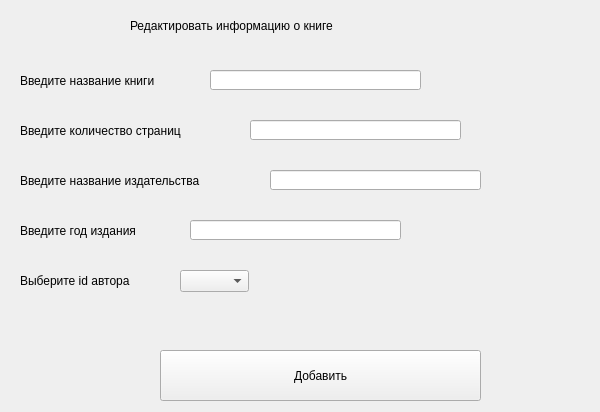
<?xml version="1.0" encoding="UTF-8"?>
<ui version="4.0">
 <class>MainWindow</class>
 <widget class="QMainWindow" name="MainWindow">
  <property name="geometry">
   <rect>
    <x>0</x>
    <y>0</y>
    <width>600</width>
    <height>412</height>
   </rect>
  </property>
  <property name="windowTitle">
   <string>MainWindow</string>
  </property>
  <widget class="QWidget" name="centralwidget">
   <widget class="QLabel" name="label">
    <property name="geometry">
     <rect>
      <x>130</x>
      <y>0</y>
      <width>381</width>
      <height>51</height>
     </rect>
    </property>
    <property name="styleSheet">
     <string notr="true">font: 75 16pt &quot;MS Shell Dlg 2&quot;;</string>
    </property>
    <property name="text">
     <string>Редактировать информацию о книге</string>
    </property>
   </widget>
   <widget class="QLabel" name="label_2">
    <property name="geometry">
     <rect>
      <x>20</x>
      <y>70</y>
      <width>181</width>
      <height>21</height>
     </rect>
    </property>
    <property name="styleSheet">
     <string notr="true">font: 12pt &quot;MS Shell Dlg 2&quot;;</string>
    </property>
    <property name="text">
     <string>Введите название книги</string>
    </property>
   </widget>
   <widget class="QLineEdit" name="nameField">
    <property name="geometry">
     <rect>
      <x>210</x>
      <y>70</y>
      <width>211</width>
      <height>20</height>
     </rect>
    </property>
   </widget>
   <widget class="QLabel" name="label_3">
    <property name="geometry">
     <rect>
      <x>20</x>
      <y>120</y>
      <width>221</width>
      <height>21</height>
     </rect>
    </property>
    <property name="styleSheet">
     <string notr="true">font: 12pt &quot;MS Shell Dlg 2&quot;;</string>
    </property>
    <property name="text">
     <string>Введите количество страниц</string>
    </property>
   </widget>
   <widget class="QLineEdit" name="pagesField">
    <property name="geometry">
     <rect>
      <x>250</x>
      <y>120</y>
      <width>211</width>
      <height>20</height>
     </rect>
    </property>
   </widget>
   <widget class="QLabel" name="label_4">
    <property name="geometry">
     <rect>
      <x>20</x>
      <y>170</y>
      <width>241</width>
      <height>21</height>
     </rect>
    </property>
    <property name="styleSheet">
     <string notr="true">font: 12pt &quot;MS Shell Dlg 2&quot;;</string>
    </property>
    <property name="text">
     <string>Введите название издательства</string>
    </property>
   </widget>
   <widget class="QLineEdit" name="publishierField">
    <property name="geometry">
     <rect>
      <x>270</x>
      <y>170</y>
      <width>211</width>
      <height>20</height>
     </rect>
    </property>
   </widget>
   <widget class="QLabel" name="label_5">
    <property name="geometry">
     <rect>
      <x>20</x>
      <y>220</y>
      <width>161</width>
      <height>21</height>
     </rect>
    </property>
    <property name="styleSheet">
     <string notr="true">font: 12pt &quot;MS Shell Dlg 2&quot;;</string>
    </property>
    <property name="text">
     <string>Введите год издания</string>
    </property>
   </widget>
   <widget class="QLineEdit" name="yearField">
    <property name="geometry">
     <rect>
      <x>190</x>
      <y>220</y>
      <width>211</width>
      <height>20</height>
     </rect>
    </property>
   </widget>
   <widget class="QLabel" name="label_6">
    <property name="geometry">
     <rect>
      <x>20</x>
      <y>270</y>
      <width>161</width>
      <height>21</height>
     </rect>
    </property>
    <property name="styleSheet">
     <string notr="true">font: 12pt &quot;MS Shell Dlg 2&quot;;</string>
    </property>
    <property name="text">
     <string>Выберите id автора</string>
    </property>
   </widget>
   <widget class="QPushButton" name="pushButton">
    <property name="geometry">
     <rect>
      <x>160</x>
      <y>350</y>
      <width>321</width>
      <height>51</height>
     </rect>
    </property>
    <property name="styleSheet">
     <string notr="true">font: 75 14pt &quot;MS Shell Dlg 2&quot;;</string>
    </property>
    <property name="text">
     <string>Добавить</string>
    </property>
   </widget>
   <widget class="QComboBox" name="comboBox">
    <property name="geometry">
     <rect>
      <x>180</x>
      <y>270</y>
      <width>69</width>
      <height>22</height>
     </rect>
    </property>
    <property name="editable">
     <bool>false</bool>
    </property>
   </widget>
  </widget>
 </widget>
 <resources/>
 <connections/>
</ui>
